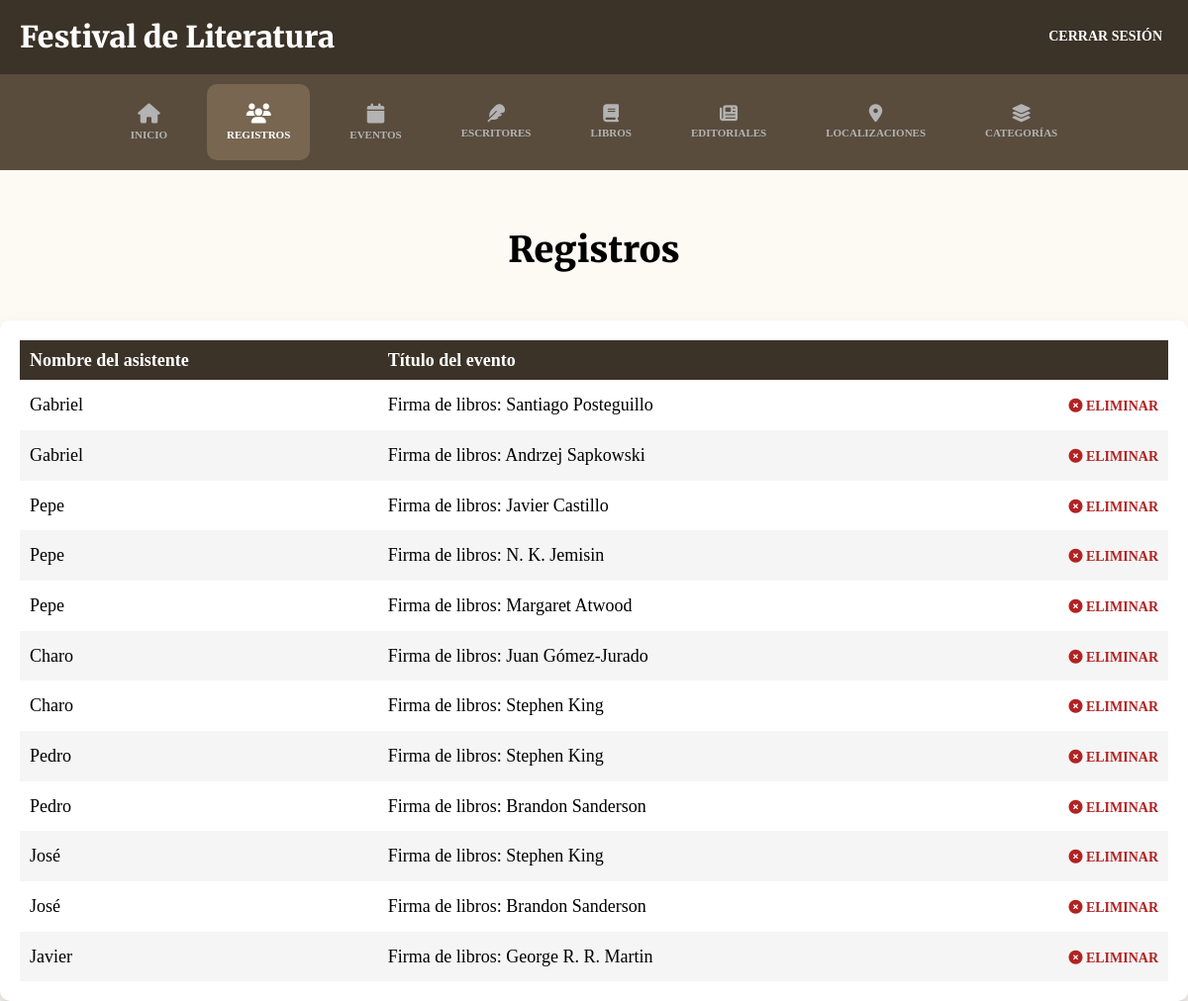
/admin/registros (signed in), run on the app's committed database.
### tables this page shows
CREATE TABLE registros (
  id_registros  INT UNSIGNED  NOT NULL AUTO_INCREMENT,
  id_usuario    INT UNSIGNED  NOT NULL,
  id_evento     INT UNSIGNED  NOT NULL,
  PRIMARY KEY (id_registros),
  UNIQUE KEY uq_registro_usuario_evento (id_usuario, id_evento),  
  KEY idx_registros_usuario (id_usuario),
  KEY idx_registros_evento (id_evento),
  CONSTRAINT fk_registros_usuarios
    FOREIGN KEY (id_usuario) REFERENCES usuarios (id_usuario)
    ON UPDATE CASCADE
    ON DELETE CASCADE,
  CONSTRAINT fk_registros_evento
    FOREIGN KEY (id_evento) REFERENCES eventos (id_evento)
    ON UPDATE CASCADE
    ON DELETE CASCADE
);

CREATE TABLE usuarios (
  id_usuario   INT UNSIGNED     NOT NULL AUTO_INCREMENT,
  nombre       VARCHAR(100)     NOT NULL,
  apellidos    VARCHAR(150)     NOT NULL,
  correo       VARCHAR(190)     NOT NULL,
  password     VARCHAR(255)     NOT NULL,
  id_rol       TINYINT UNSIGNED NOT NULL DEFAULT 2,   
  PRIMARY KEY (id_usuario),
  UNIQUE KEY uq_usuarios_correo (correo),
  KEY idx_usuarios_rol (id_rol),
  CONSTRAINT fk_usuarios_roles
    FOREIGN KEY (id_rol) REFERENCES roles (id_rol)
    ON UPDATE CASCADE
    ON DELETE RESTRICT
);

CREATE TABLE eventos (
  id_evento        INT UNSIGNED  NOT NULL AUTO_INCREMENT,
  titulo           VARCHAR(200)  NOT NULL,
  descripcion      TEXT          NOT NULL,
  id_categoria     INT UNSIGNED  NOT NULL,
  id_escritor      INT UNSIGNED  NOT NULL,
  id_localizacion  INT UNSIGNED  NOT NULL,
  fecha            DATETIME      NOT NULL,
  PRIMARY KEY (id_evento),
  KEY idx_evento_fecha (fecha),
  KEY idx_evento_categoria (id_categoria),
  KEY idx_evento_escritor (id_escritor),
  KEY idx_evento_localizacion (id_localizacion),
  CONSTRAINT fk_evento_categorias
    FOREIGN KEY (id_categoria) REFERENCES categorias (id_categoria)
    ON UPDATE CASCADE
    ON DELETE RESTRICT,
  CONSTRAINT fk_evento_escritores
    FOREIGN KEY (id_escritor) REFERENCES escritores (id_escritor)
    ON UPDATE CASCADE
    ON DELETE RESTRICT,
  CONSTRAINT fk_evento_localizaciones
    FOREIGN KEY (id_localizacion) REFERENCES localizaciones (id_localizacion)
    ON UPDATE CASCADE
    ON DELETE RESTRICT
);

### controllers/RegistrosController.php (called while the page is built, shortened)
<?php
class RegistrosController {
    public static function index(Router $router) {
        $registros = Registro::all();
        foreach($registros as $registro) {
            $registro->evento = Evento::find($registro->getIdEvento());
            $registro->usuario = Usuario::find($registro->getIdUsuario());
        }
        $router->render('admin/registros/index', [
            'titulo' => 'Registros',
            'registros' => $registros
        ]);
    }
}

### public/index.php (called while the page is built, shortened)
<?php
$router = new Router();
$router->get('/login', [AuthController::class, 'login']);
$router->post('/login', [AuthController::class, 'login']);
$router->post('/logout', [AuthController::class, 'logout']);
$router->get('/registro', [AuthController::class, 'registro']);
$router->post('/registro', [AuthController::class, 'registro']);
$router->get('/admin/dashboard', [DashboardController::class, 'index']);
$router->get('/admin/registros', [RegistrosController::class, 'index']);
$router->post('/admin/registros/eliminar', [RegistrosController::class, 'eliminar']);
$router->get('/admin/eventos', [EventosController::class, 'index']);
$router->get('/admin/eventos/crear', [EventosController::class, 'crear']);
$router->post('/admin/eventos/crear', [EventosController::class, 'crear']);
$router->get('/admin/eventos/editar', [EventosController::class, 'editar']);
$router->post('/admin/eventos/editar', [EventosController::class, 'editar']);
$router->post('/admin/eventos/eliminar', [EventosController::class, 'eliminar']);
$router->get('/admin/escritores', [EscritoresController::class, 'index']);
$router->get('/admin/escritores/crear', [EscritoresController::class, 'crear']);
$router->post('/admin/escritores/crear', [EscritoresController::class, 'crear']);
$router->get('/admin/escritores/editar', [EscritoresController::class, 'editar']);
$router->post('/admin/escritores/editar', [EscritoresController::class, 'editar']);
$router->post('/admin/escritores/eliminar', [EscritoresController::class, 'eliminar']);
$router->get('/admin/libros', [LibrosController::class, 'index']);
$router->get('/admin/libros/crear', [LibrosController::class, 'crear']);
$router->post('/admin/libros/crear', [LibrosController::class, 'crear']);
$router->get('/admin/libros/editar', [LibrosController::class, 'editar']);
$router->post('/admin/libros/editar', [LibrosController::class, 'editar']);
$router->post('/admin/libros/eliminar', [LibrosController::class, 'eliminar']);
$router->get('/admin/editoriales', [EditorialesController::class, 'index']);
$router->get('/admin/editoriales/crear', [EditorialesController::class, 'crear']);
$router->post('/admin/editoriales/crear', [EditorialesController::class, 'crear']);
$router->get('/admin/editoriales/editar', [EditorialesController::class, 'editar']);
$router->post('/admin/editoriales/editar', [EditorialesController::class, 'editar']);
$router->post('/admin/editoriales/eliminar', [EditorialesController::class, 'eliminar']);
$router->get('/admin/localizaciones', [LocalizacionesController::class, 'index']);
$router->get('/admin/localizaciones/crear', [LocalizacionesController::class, 'crear']);
$router->post('/admin/localizaciones/crear', [LocalizacionesController::class, 'crear']);
$router->get('/admin/localizaciones/editar', [LocalizacionesController::class, 'editar']);
$router->post('/admin/localizaciones/editar', [LocalizacionesController::class, 'editar']);
$router->post('/admin/localizaciones/eliminar', [LocalizacionesController::class, 'eliminar']);
$router->get('/admin/categorias', [CategoriasController::class, 'index']);
$router->get('/admin/categorias/crear', [CategoriasController::class, 'crear']);
$router->post('/admin/categorias/crear', [CategoriasController::class, 'crear']);
$router->get('/admin/categorias/editar', [CategoriasController::class, 'editar']);
$router->post('/admin/categorias/editar', [CategoriasController::class, 'editar']);
$router->post('/admin/categorias/eliminar', [CategoriasController::class, 'eliminar']);
$router->get('/', [PaginasController::class, 'index']);
$router->get('/festival', [PaginasController::class, 'festival']);
$router->get('/programa', [PaginasController::class, 'programa']);
$router->get('/localizaciones', [PaginasController::class, 'localizaciones']);
$router->get('/escritores', [PaginasController::class, 'escritores']);
$router->get('/entradas', [PaginasController::class, 'entradas']);
$router->post('/entradas', [PaginasController::class, 'entradas']);
$router->get('/404', [PaginasController::class, 'error']);
$router->get('/mis-entradas', [\Controllers\PaginasController::class, 'misEntradas']);
$router->post('/mis-entradas', [\Controllers\PaginasController::class, 'misEntradas']);
$router->comprobarRutas();

### models/ActiveRecord.php (called while the page is built, shortened)
<?php
class ActiveRecord {
    protected static $db;
    protected static $tabla = '';
    protected static $idColumn = 'id';
    public function __get(string $propiedad) {
        $metodo = 'get' . str_replace(' ', '', ucwords(str_replace('_', ' ', $propiedad)));
        if (method_exists($this, $metodo)) {
            return $this->$metodo();
        }
        return null;
    }
    public static function setDB($database) {
        self::$db = $database;
    }
    public static function consultarSQL($query) {
        $resultado = self::$db->query($query);
        $array = [];
        while ($registro = $resultado->fetch_assoc()) {
            $array[] = static::crearObjeto($registro);
        }
        return $array;
    }
    protected static function crearObjeto($registro) {
    $objeto = new static;
    foreach ($registro as $key => $value) {
        $v = $value;
        try {
            $prop = new \ReflectionProperty($objeto, $key);
            $type = $prop->getType();
            if ($type instanceof \ReflectionNamedType) {
                $typeName   = $type->getName();
                $allowsNull = $type->allowsNull();
                if ($typeName === 'int') {
                    if ($v === null) {
                        $v = $allowsNull ? null : 0;
                    } else {
                        $v = (int)$v;
                    }
                } elseif ($typeName === 'float') {
                    if ($v === null) {
                        $v = $allowsNull ? null : 0.0;
                    } else {
                        $v = (float)$v;
                    }
                } elseif ($typeName === 'string') {
                    if ($v === null && !$allowsNull) {
                        $v = '';
                    }
                }
            }
        } catch (\ReflectionException $e) {
        }
        $objeto->$key = $v;
    }
    return $objeto;
}
    public static function all() {
        $pk = static::$idColumn;
        $query = "SELECT * FROM " . static::$tabla . " ORDER BY {$pk} DESC";
        return self::consultarSQL($query);
    }
    public static function find(int|string $id): ?static
    {
        $pk = static::$idColumn;
        $idEsc = self::$db->escape_string((string) $id);
        $query = "SELECT * FROM " . static::$tabla . " WHERE {$pk} = '{$idEsc}' LIMIT 1";
        $resultado = self::consultarSQL($query);
        return array_shift($resultado) ?: null;
    }
}

### models/Registro.php (called while the page is built, shortened)
<?php
class Registro extends ActiveRecord {
    protected $id_usuario;
    public function __construct($args = [])
    {
        $this->id_usuario   = $args['id_usuario']   ?? null;
    }
    public function getIdUsuario() {
        return $this->id_usuario;
    }
}

### models/Usuario.php (called while the page is built, shortened)
<?php
class Usuario extends ActiveRecord {
    protected string $nombre = '';
    public function __construct($args = [])
    {
        $this->nombre     = trim($args['nombre'] ?? '');
    }
    public function getNombre(): string {
        return $this->nombre;
    }
}

### models/Evento.php (called while the page is built, shortened)
<?php
class Evento extends ActiveRecord {
    protected string $titulo = '';
    public function __construct($args = [])
    {
        $this->titulo          = $args['titulo'] ?? '';
    }
    public function getTitulo(): string {
        return $this->titulo;
    }
}

### views/admin/registros/index.php (the view, shortened to what this page needs)
<h2 class="dashborad__heading"><?php echo $titulo; ?></h2>
<div class="dashboard__contenedor">
    <?php if(!empty($registros)) { ?>
        <table class="table">
            <thead class="table__thead">
                <tr>
                    <th scope="col" class="table__th">Nombre del asistente</th>
                    <th scope="col" class="table__th">Título del evento</th>
                    <th scope="col" class="table__th"></th>
                </tr>
            </thead>
            <tbody class="table__tbody">
                <?php foreach($registros as $registro) { ?>
                    <tr class="table__tr">
                        <td class="table__td">
                            <?php echo $registro->usuario->nombre; ?>
                        </td>
                        <td class="table__td">
                            <?php echo $registro->evento->titulo; ?>
                        </td>
                        <td class="table__td--acciones">
                            <form method="POST" action="/admin/registros/eliminar" class="table__formulario">
                                <button class="table__accion table__accion--eliminar" type="submit">
                                    <i class="fa-solid fa-circle-xmark"></i>
                                    Eliminar
                                </button>
                            </form>
                        </td>
                    </tr>
                <?php } ?>
            </tbody>
        </table>
    <?php } else { ?>
        <p class="text-center">No hay registros.</p>
    <?php } ?>

### public/build/css/app.css (style rules this page uses)
html { line-height: 1.15; -webkit-text-size-adjust: 100%; }
body { margin: 0; }
button, input, optgroup, select, textarea { font-family: inherit; font-size: 100%; line-height: 1.15; margin: 0; }
button, input { overflow: visible; }
button, select { text-transform: none; }
button, [type=button], [type=reset], [type=submit] { -webkit-appearance: button; }
html { font-size: 62.5%; box-sizing: border-box; background-color: #fdfaf4; height: 100%; }
*, *:before, *:after { box-sizing: inherit; }
body { font-family: serif; font-size: 1.8rem; }
h1, h2, h3 { font-family: "Merriweather", serif; font-weight: 900; margin: 2rem 0; }
h2 { font-size: 3.6rem; }
[class$=__heading] { font-family: "Merriweather", serif; font-weight: 900; margin: 2rem 0; margin: 6rem 0 3rem 0; text-align: center; }
.dashboard { height: 100%; display: flex; flex-direction: column; }
.dashboard__contenedor, .dashboard__formulario { box-shadow: rgba(50, 50, 93, 0.25) 0px 13px 27px -5px, rgba(0, 0, 0, 0.3) 0px 8px 16px -8px; background-color: #ffffff; padding: 2rem; border-radius: 1rem; margin-top: 5rem; }
.table { width: 100%; border-collapse: collapse; }
.table__thead { background-color: #3b3228; color: #ffffff; }
.table__th { padding: 1rem; text-align: left; }
.table__tr:nth-of-type(even) { background-color: #f5f5f5; }
.table__td, .table__td--acciones { padding: 1.5rem 1rem; }
.table__td--acciones { display: flex; justify-content: flex-end; gap: 2rem; align-items: center; }
.table__accion { all: unset; text-transform: uppercase; font-size: 1.4rem; font-weight: 700; }
.table__accion--eliminar { color: #b22222; }

### data on the page
registros: id_usuario.nombre "Gabriel", id_evento.titulo "Firma de libros: Santiago Posteguillo"
registros: id_usuario.nombre "Gabriel", id_evento.titulo "Firma de libros: Andrzej Sapkowski"
registros: id_usuario.nombre "Pepe", id_evento.titulo "Firma de libros: Javier Castillo"
registros: id_usuario.nombre "Pepe", id_evento.titulo "Firma de libros: N. K. Jemisin"
registros: id_usuario.nombre "Pepe", id_evento.titulo "Firma de libros: Margaret Atwood"
registros: id_usuario.nombre "Charo", id_evento.titulo "Firma de libros: Juan Gómez-Jurado"
registros: id_usuario.nombre "Charo", id_evento.titulo "Firma de libros: Stephen King"
registros: id_usuario.nombre "Pedro", id_evento.titulo "Firma de libros: Stephen King"
registros: id_usuario.nombre "Pedro", id_evento.titulo "Firma de libros: Brandon Sanderson"
registros: id_usuario.nombre "José", id_evento.titulo "Firma de libros: Stephen King"
registros: id_usuario.nombre "José", id_evento.titulo "Firma de libros: Brandon Sanderson"
usuarios: nombre "Javier"
eventos: titulo "Firma de libros: George R. R. Martin"

### other printed values
$titulo "Registros"
